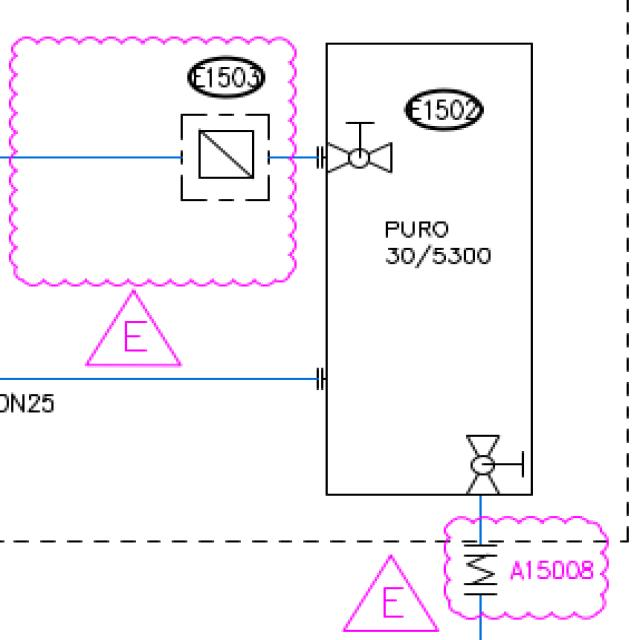
#> input picture data/train/images/img1_png.rf.92196012e3d07d8846d782f5c23c4729.jpg, 640 x 640 px
$ python -i functions_OCR.py   (imports and definitions only)
#> lines starting #> are read from the running program, lines starting #| are printed output that depends on the picture; after the words box and inside, x2 and y2 are one past the last pixel; in counts of white or black regions, pixels touching at a corner belong together
#> further down, picture is the input picture: shape (640, 640, 3); mean B, G, R 247.3, 244, 246.8

import pytesseract
from pytesseract import Output
from typing import Dict, Tuple
import cv2
import numpy as np
import pandas as pd
import re
pytesseract.pytesseract.tesseract_cmd = r"C:\venv\tesseract.exe"

# ---------- Color & preprocessing ----------
def magenta_mask(bgr: np.ndarray) -> np.ndarray:
    """
    Keep magenta/pink letters in BGR image.
    Returns a binary mask (255 = keep).
    """
    hsv = cv2.cvtColor(bgr, cv2.COLOR_BGR2HSV)
#> hsv: shape (640, 640, 3); mean H, S, V 15.5, 4.8, 247.7
    # OpenCV hue in [0,179]; magenta spans near 300° -> ~150 and wraps near 0°
    lower1, upper1 = (np.array([140, 60, 60]), np.array([179, 255, 255]))  # magenta
    lower2, upper2 = (np.array([0,   60, 60]), np.array([10, 255, 255]))   # pinkish-red wrap
    mask = cv2.inRange(hsv, lower1, upper1) | cv2.inRange(hsv, lower2, upper2)
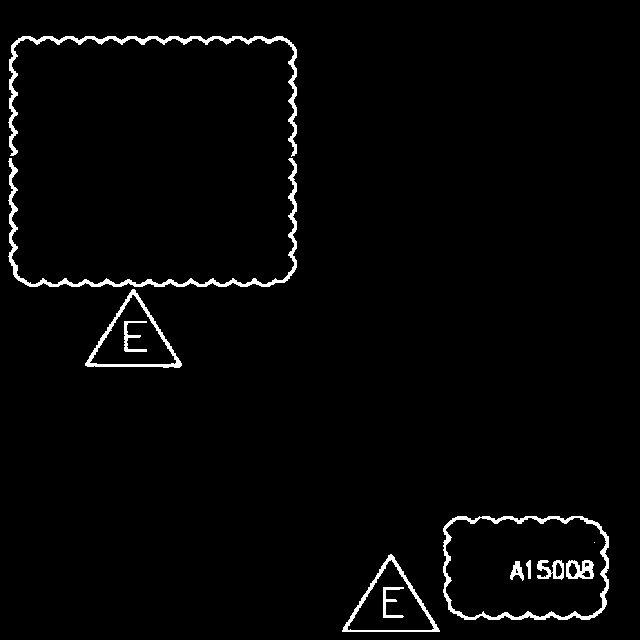
#> mask: shape (640, 640); 2.3% white; 12 white regions (1 under 20 px), largest, box (x1, y1, x2, y2) and area: (8, 158, 297, 287) 2171, (8, 36, 297, 157) 2154, (443, 516, 609, 620) 1907
    mask = cv2.morphologyEx(mask, cv2.MORPH_CLOSE, np.ones((2, 2), np.uint8), iterations=1)
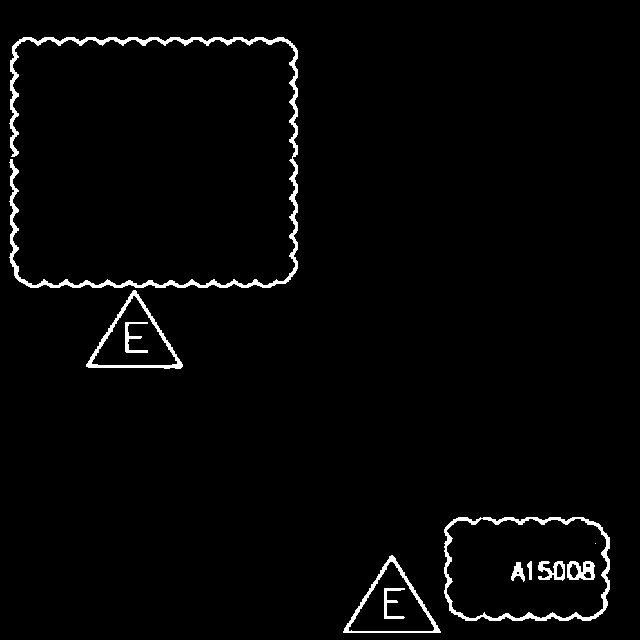
#> mask: shape (640, 640); 2.3% white; 11 white regions (1 under 20 px), largest, box (x1, y1, x2, y2) and area: (9, 37, 298, 288) 4341, (444, 517, 610, 621) 1912, (86, 290, 183, 369) 962
    return mask

# [18 lines left out: function binarize_for_ocr, not called in this run]

# ---------- OCR helpers ----------
def run_tesseract(img_bin: np.ndarray, config: str) -> pd.DataFrame:
    return pytesseract.image_to_data(img_bin, lang="eng", output_type=Output.DATAFRAME, config=config)


# [39 lines left out: functions sanitize_tess_df, best_line_text, not called in this run]

# ---------- Main: read text near a detection ----------
#  aim for uppercase A–Z and digits (component-style tags)
TAG_CFG  = r'--oem 1 --psm 7 -c tessedit_char_whitelist=ABCDEFGHIJKLMNOPQRSTUVWXYZ0123456789 -c user_defined_dpi=300'

# [18 lines left out: function read_tag_near_point, not called in this run]

>>> import cv2
>>> picture = cv2.imread('../data/train/images/img1_png.rf.92196012e3d07d8846d782f5c23c4729.jpg')
>>> result = magenta_mask(picture)

$ run again, on data/train/images/img2_png.rf.e26023232116f169fb91f3b6c29c1320.jpg
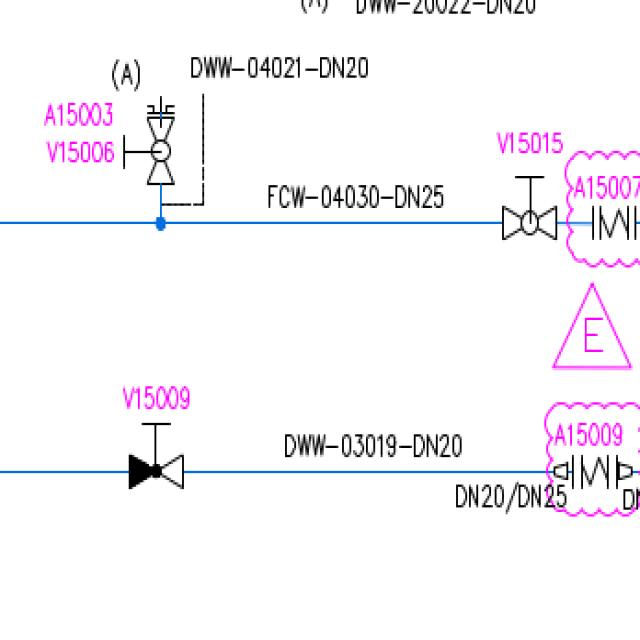
#> input picture data/train/images/img2_png.rf.e26023232116f169fb91f3b6c29c1320.jpg, 640 x 640 px
#> picture is the input picture: shape (640, 640, 3); mean B, G, R 248.1, 245.1, 247
#> hsv: shape (640, 640, 3); mean H, S, V 14.8, 5.3, 248.5
#> in magenta_mask, `mask = cv2.inRange(hsv, lower1, upper1) | cv2.inRange(hsv, lower2, upp..`:
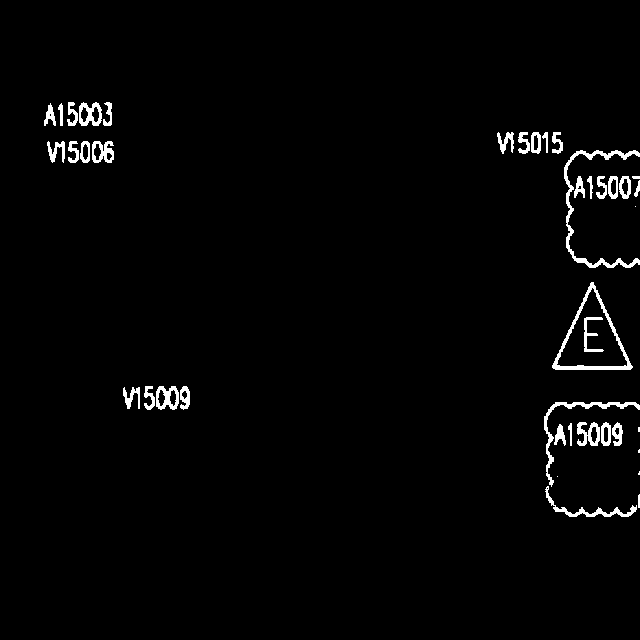
#> mask: shape (640, 640); 1.9% white; 41 white regions (5 under 20 px), largest, box (x1, y1, x2, y2) and area: (564, 150, 640, 268) 1005, (552, 282, 633, 370) 928, (544, 402, 640, 487) 658
#> in magenta_mask, `mask = cv2.morphologyEx(mask, cv2.MORPH_CLOSE, np.ones((2, 2), np.uint..`:
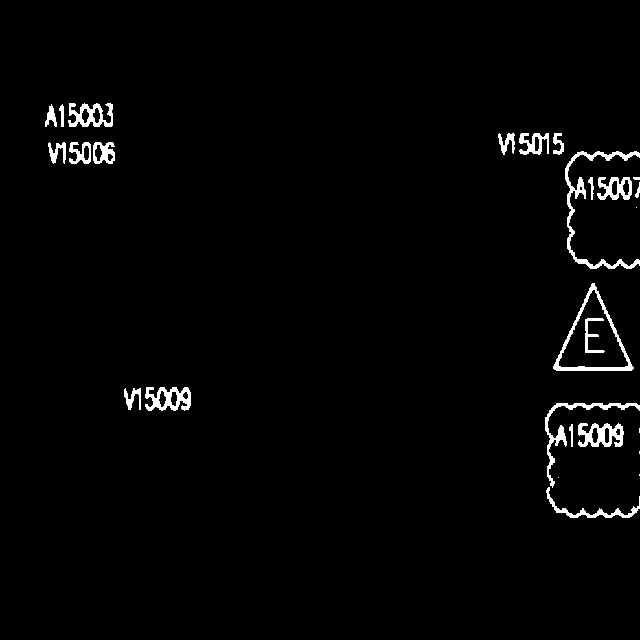
#> mask: shape (640, 640); 1.9% white; 27 white regions (5 under 20 px), largest, box (x1, y1, x2, y2) and area: (565, 151, 640, 269) 1136, (553, 283, 634, 371) 931, (545, 403, 640, 488) 795

$ run again, on data/train/images/img3_png.rf.eb220d92625065e9bba253b5fc3b7166.jpg
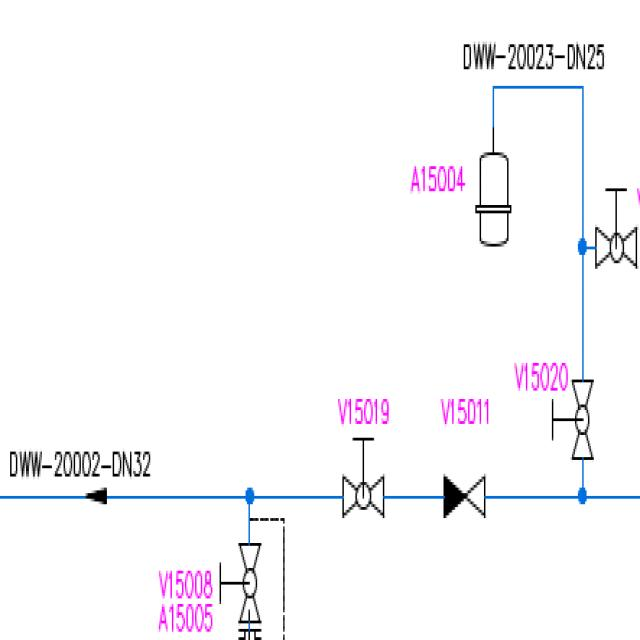
#> input picture data/train/images/img3_png.rf.eb220d92625065e9bba253b5fc3b7166.jpg, 640 x 640 px
#> picture is the input picture: shape (640, 640, 3); mean B, G, R 250.1, 248.2, 248.9
#> hsv: shape (640, 640, 3); mean H, S, V 9.4, 3.7, 250.3
#> in magenta_mask, `mask = cv2.inRange(hsv, lower1, upper1) | cv2.inRange(hsv, lower2, upp..`:
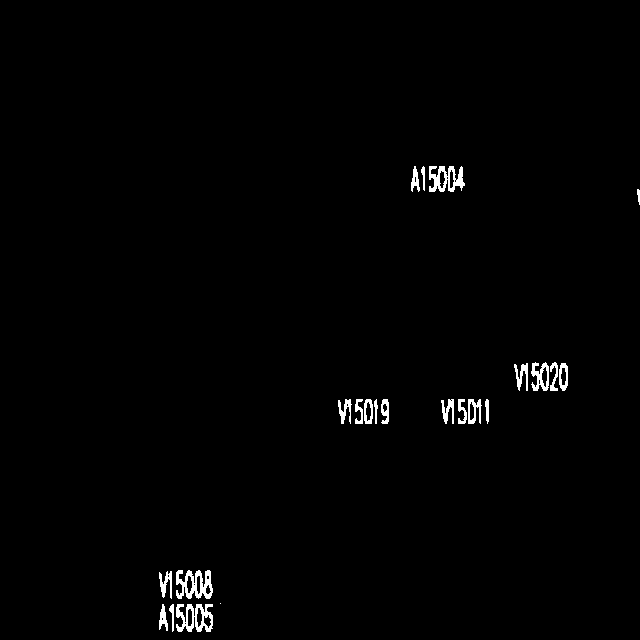
#> mask: shape (640, 640); 1.1% white; 23 white regions (1 under 20 px), largest, box (x1, y1, x2, y2) and area: (176, 570, 213, 599) 624, (176, 604, 213, 632) 583, (429, 166, 465, 192) 530
#> in magenta_mask, `mask = cv2.morphologyEx(mask, cv2.MORPH_CLOSE, np.ones((2, 2), np.uint..`:
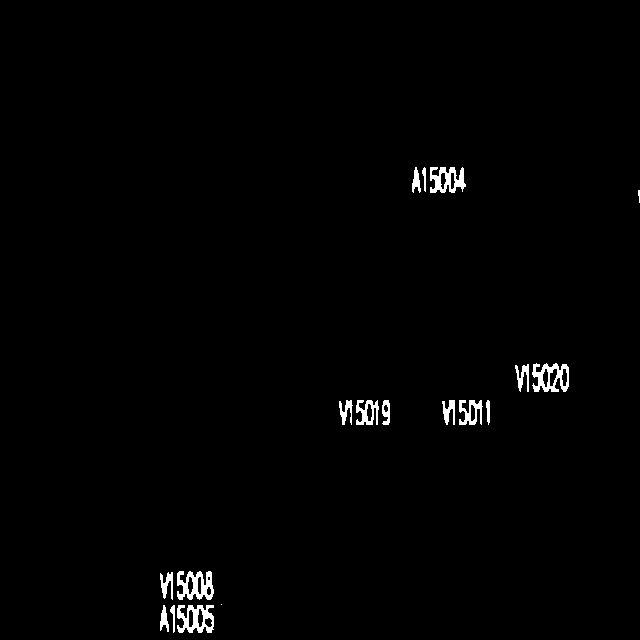
#> mask: shape (640, 640); 1.1% white; 18 white regions (2 under 20 px), largest, box (x1, y1, x2, y2) and area: (177, 571, 214, 600) 652, (177, 605, 214, 633) 619, (532, 363, 569, 392) 601

$ run again, on data/train/images/img5_png.rf.2f0f091b621042d305b4c76f7802d5a7.jpg
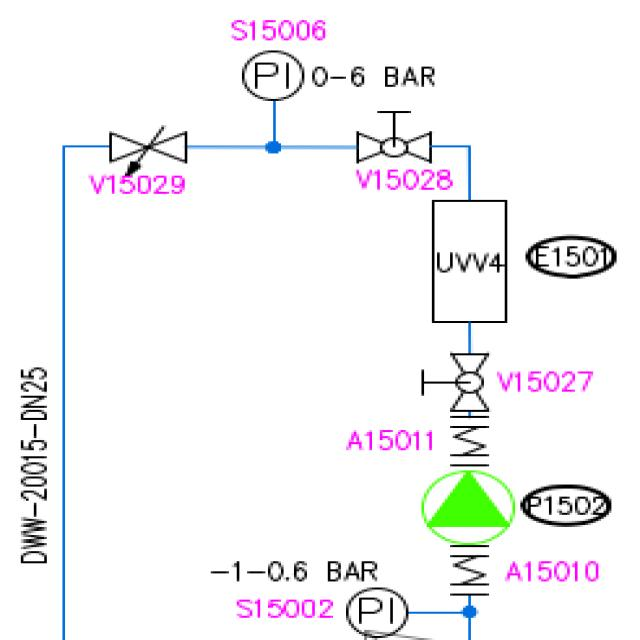
#> input picture data/train/images/img5_png.rf.2f0f091b621042d305b4c76f7802d5a7.jpg, 640 x 640 px
#> picture is the input picture: shape (640, 640, 3); mean B, G, R 245, 244.1, 244.3
#> hsv: shape (640, 640, 3); mean H, S, V 14.2, 6.8, 247.2
#> in magenta_mask, `mask = cv2.inRange(hsv, lower1, upper1) | cv2.inRange(hsv, lower2, upp..`:
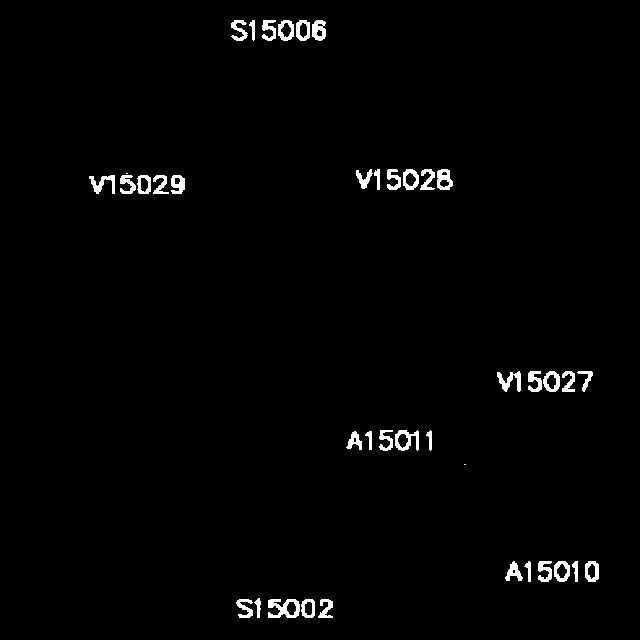
#> mask: shape (640, 640); 1.6% white; 40 white regions (2 under 20 px), largest, box (x1, y1, x2, y2) and area: (268, 599, 300, 618) 363, (395, 430, 419, 451) 260, (497, 371, 521, 392) 245
#> in magenta_mask, `mask = cv2.morphologyEx(mask, cv2.MORPH_CLOSE, np.ones((2, 2), np.uint..`:
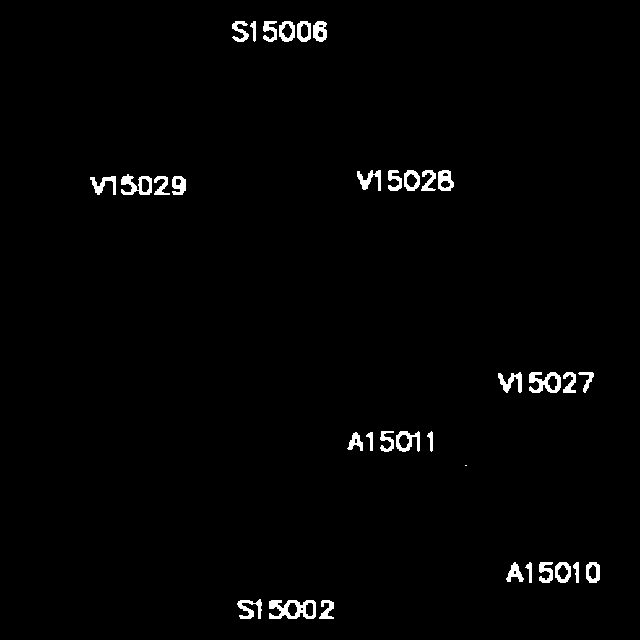
#> mask: shape (640, 640); 1.6% white; 34 white regions (1 under 20 px), largest, box (x1, y1, x2, y2) and area: (269, 600, 316, 619) 528, (529, 372, 561, 393) 388, (121, 174, 152, 195) 346
